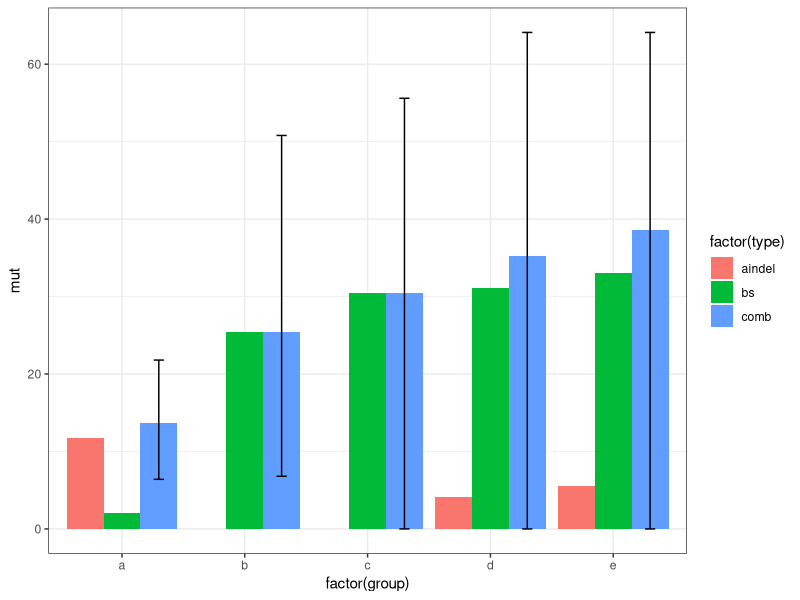
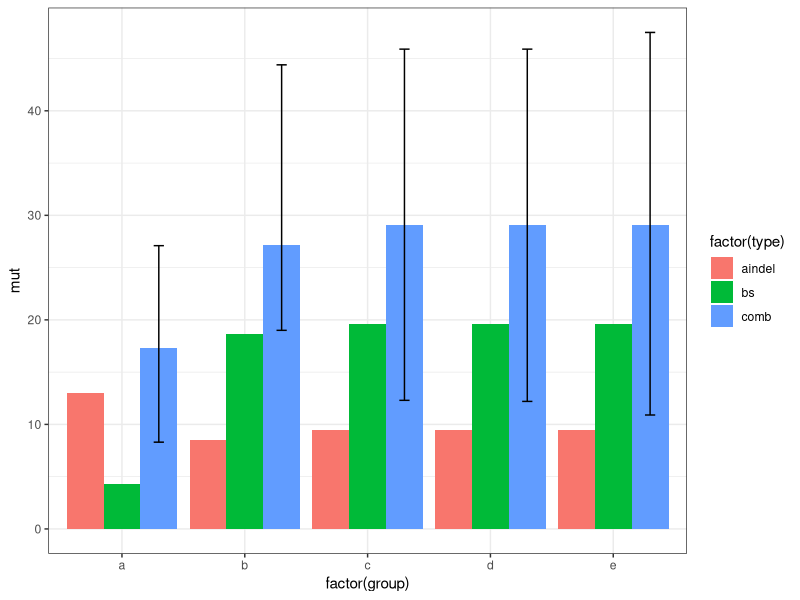

These charts were generated, in order, by the following R code:
library(ggplot2)
cycP_mut_rate <- data.frame(group=c("a", "a", "a", "b","b","b", "c","c","c", "d","d","d", "e","e","e"), type=c("bs", "aindel", "comb","bs", "aindel", "comb","bs", "aindel", "comb","bs", "aindel", "comb","bs", "aindel", "comb"), mut=c(2.0, 11.7, 13.7, 25.4, 0, 25.4, 30.5, 0, 30.5, 31.1, 4.1, 35.2, 33.1, 5.5, 38.6), ci.low=c(NA, NA, 6.4, NA, NA, 6.8, NA, NA, 0, NA, NA, 0, NA, NA, 0), ci.high=c(NA, NA, 21.8, NA, NA, 50.8, NA, NA, 55.6, NA, NA, 64.1, NA, NA, 64.1))
asex_mut_rate <- data.frame(group=c("a", "a", "a", "b","b","b", "c","c","c", "d","d","d", "e","e","e"), type=c("bs", "aindel", "comb","bs", "aindel", "comb","bs", "aindel", "comb","bs", "aindel", "comb","bs", "aindel", "comb"), mut=c(4.3, 13.0, 17.3, 18.6, 8.5, 27.2, 19.6, 9.5, 29.1, 19.6, 9.5, 29.1, 19.6, 9.5, 29.1), ci.low=c(NA, NA, 8.3, NA, NA, 19, NA, NA, 12.3, NA, NA, 12.2, NA, NA, 10.9), ci.high=c(NA, NA, 27.1, NA, NA, 44.4, NA, NA, 45.9, NA, NA, 45.9, NA, NA, 47.5))
ggplot(data=cycP_mut_rate, aes(x=factor(group), y=mut, fill=factor(type))) + geom_bar(stat="identity", position=position_dodge(0.9)) + geom_errorbar(aes(ymin=ci.low, ymax=ci.high, fill=factor(type)), position=position_dodge(0.9), width=0.25)+ theme_bw()
ggplot(data=asex_mut_rate, aes(x=factor(group), y=mut, fill=factor(type))) + geom_bar(stat="identity", position=position_dodge(0.9)) + geom_errorbar(aes(ymin=ci.low, ymax=ci.high, fill=factor(type)), position=position_dodge(0.9), width=0.25)+ theme_bw()
